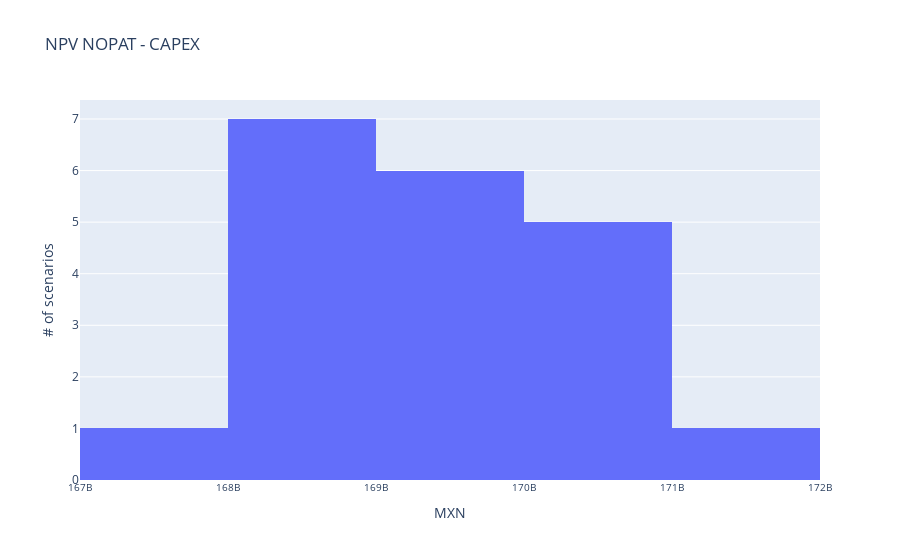

Notebook source saved alongside this figure:
### Code cell
sess().plot_objective_hist(objective)

### Figure 1 — Plotly figure (JSON) as saved in the notebook; plotly's stock layout.template omitted (floating-point values rounded to 4 significant figures)
{"data": [{"type": "histogram", "x": [171200000000.0, 169600000000.0, 168000000000.0, 168600000000.0, 168700000000.0, 170200000000.0, 169500000000.0, 169000000000.0, 169700000000.0, 168900000000.0, 170500000000.0, 170800000000.0, 170000000000.0, 168700000000.0, 169300000000.0, 170100000000.0, 169800000000.0, 167600000000.0, 168700000000.0, 168900000000.0]}], "layout": {"title": {"text": "NPV NOPAT - CAPEX"}, "xaxis": {"showticklabels": true, "side": "bottom", "tickfont": {"size": 10}, "title": {"text": "MXN"}}, "yaxis": {"title": {"text": "# of scenarios"}}}}
